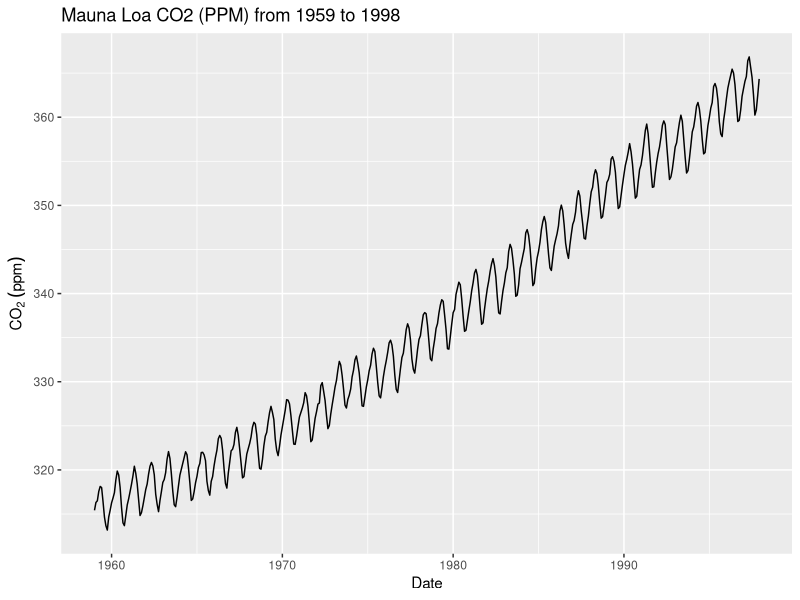
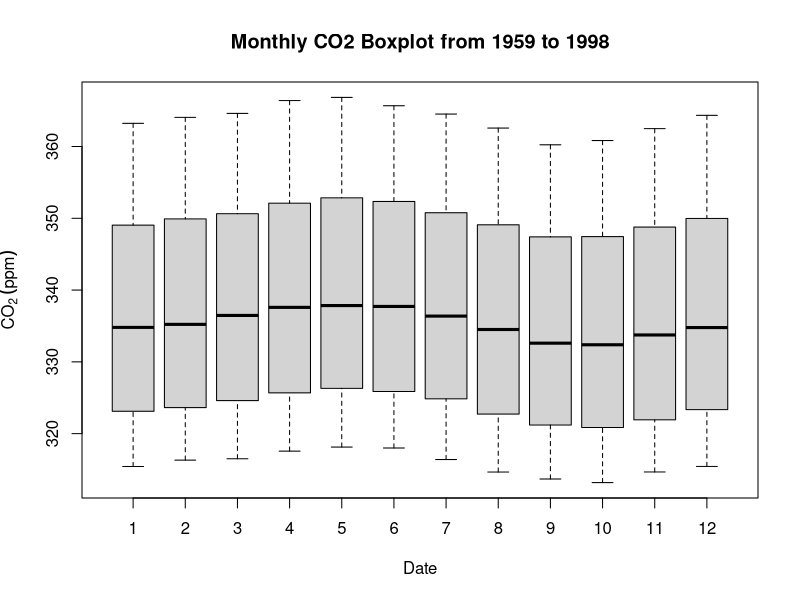
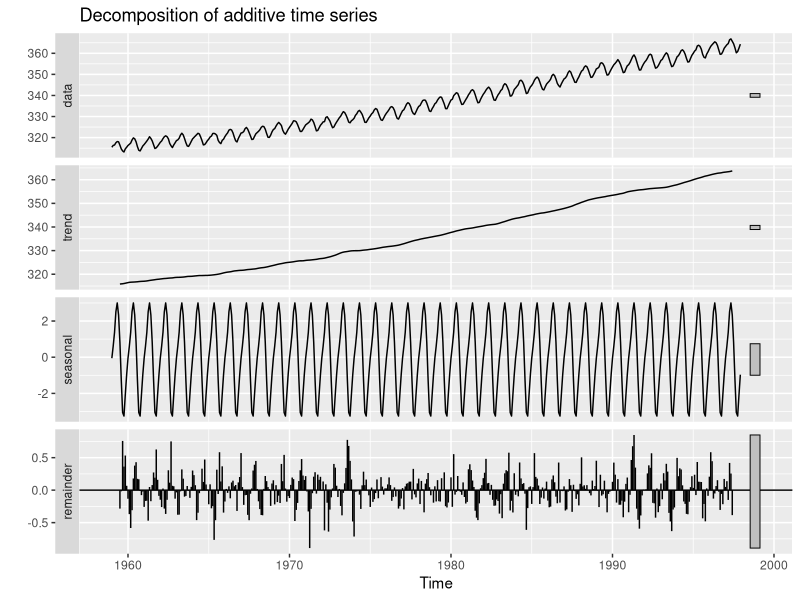
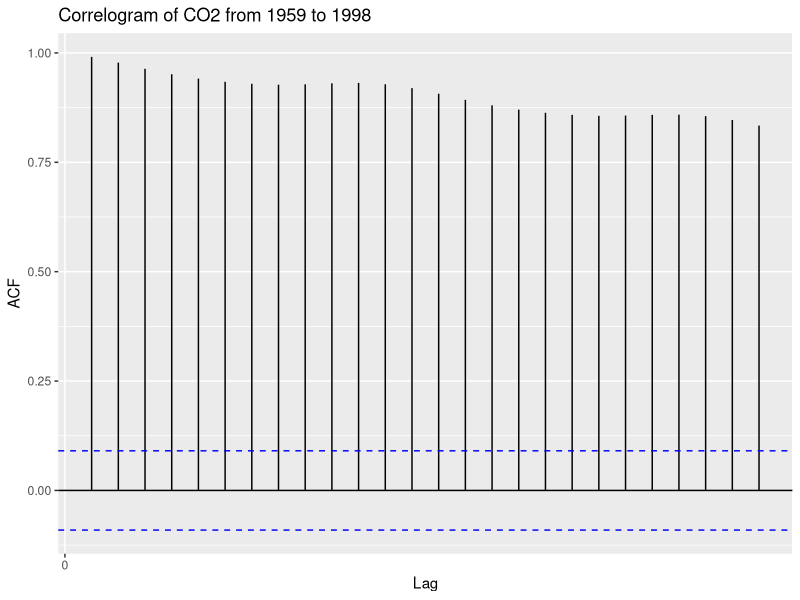
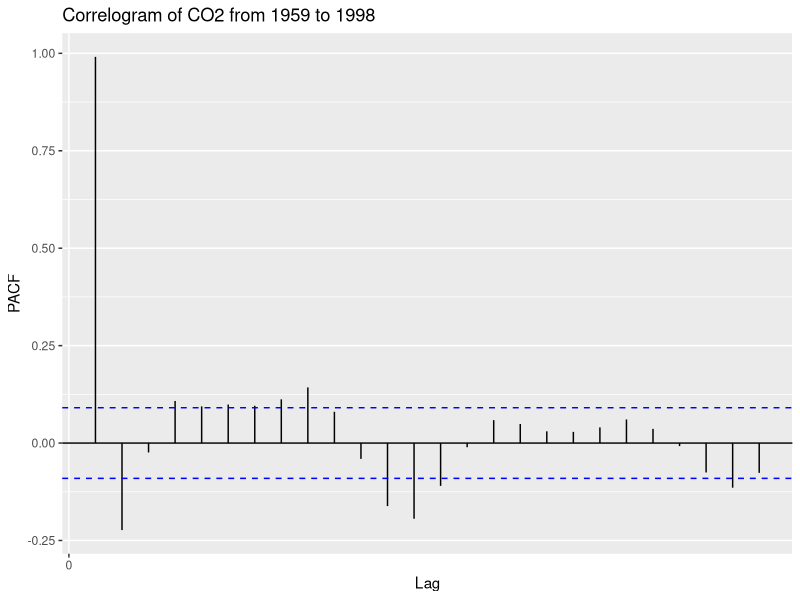
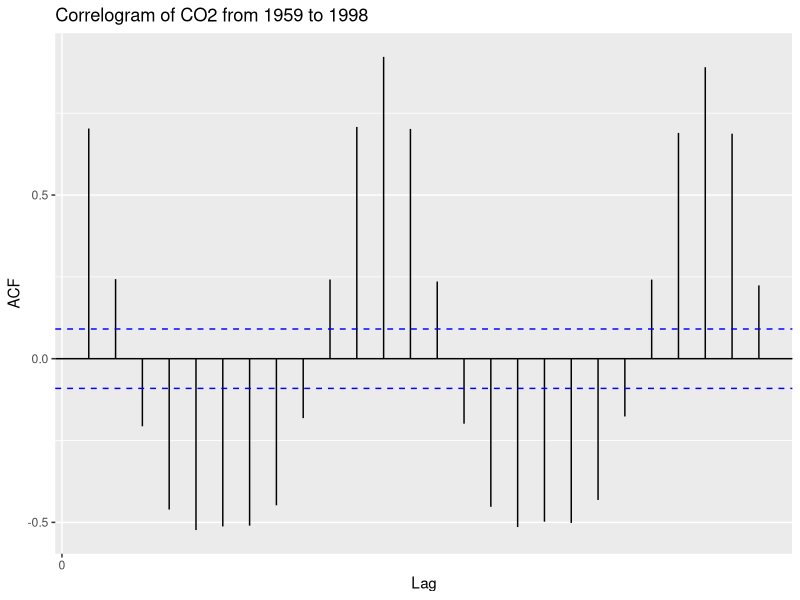
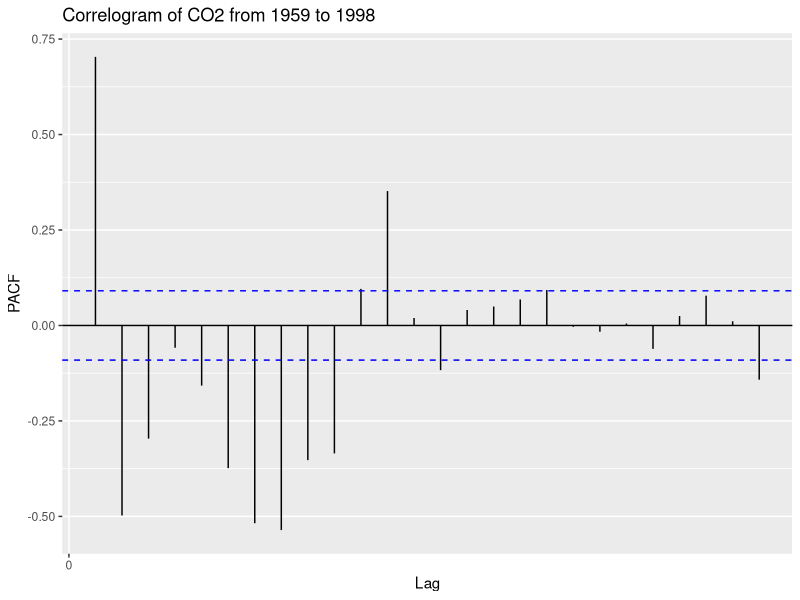
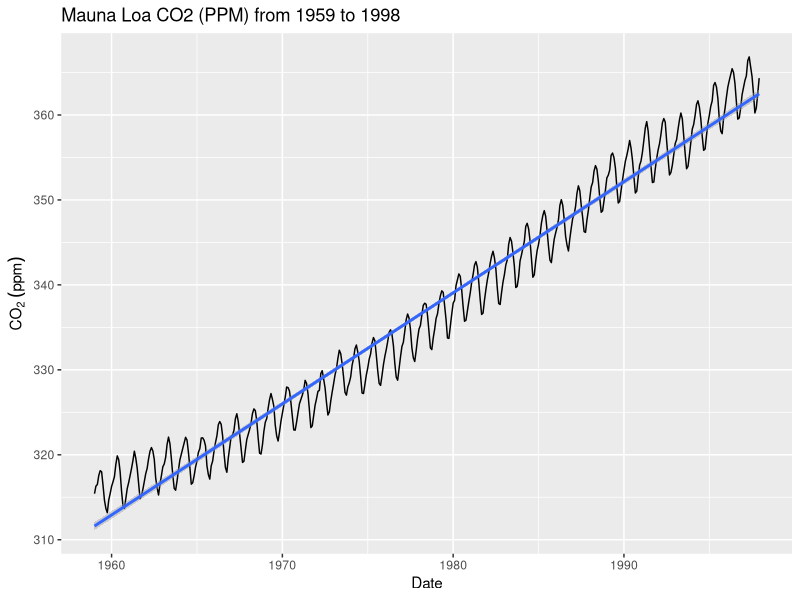

These figures' R source, in order:

library(ggfortify)
library(tseries)
library(forecast)

data("co2")

# Take a look at the entries
co2

# Start date, and date and frequency
tsp(co2)

# Check for missing values
sum(is.na(co2))

# Check the cycle of the time series
cycle(co2)

# Review the table summary
summary(co2)

# Plot ts
ylab <- expression(CO[2] ~ (ppm))
autoplot(co2) + labs(x ="Date", y = ylab, title="Mauna Loa CO2 (PPM) from 1959 to 1998")


boxplot(co2~cycle(co2),xlab="Date", ylab = ylab ,main ="Monthly CO2 Boxplot from 1959 to 1998")

# decompose series
decomposeCO2 <- decompose(co2,"additive")
autoplot(decomposeCO2)

# test stationarity
adf.test(co2)

autoplot(acf(co2,plot=FALSE))+ labs(title="Correlogram of CO2 from 1959 to 1998") 
autoplot(pacf(co2,plot=FALSE))+ labs(title="Correlogram of CO2 from 1959 to 1998") 


# remove trend and seasonal component
adf.test(diff(log(co2)), alternative="stationary", k=0)

autoplot(acf(diff(log(co2)),plot=FALSE))+ labs(title="Correlogram of CO2 from 1959 to 1998") 
autoplot(pacf(diff(log(co2)),plot=FALSE))+ labs(title="Correlogram of CO2 from 1959 to 1998") 

## Fit model

# linear model
autoplot(co2) + geom_smooth(method="lm")+ labs(x ="Date", y = ylab, title="Mauna Loa CO2 (PPM) from 1959 to 1998") 

# arima model
arimaCO2 <- auto.arima(co2)
arimaCO2
ggtsdiag(arimaCO2)

# qqnorm is a generic function the default method of which produces a normal QQ plot of the values in y. qqline adds a line to a “theoretical”, by default normal, quantile-quantile plot which passes through the probs quantiles, by default the first and third quartiles.
par(mfrow=c(1,2))
hist(residuals(arimaCO2), main='Mauna Loa CO2 Monthly', xlab='CO2 PPM')
qqnorm(residuals(arimaCO2))
qqline(residuals(arimaCO2))

forecastCO2 <- forecast(arimaCO2, level = c(95), h = 36)
autoplot(forecastCO2)
